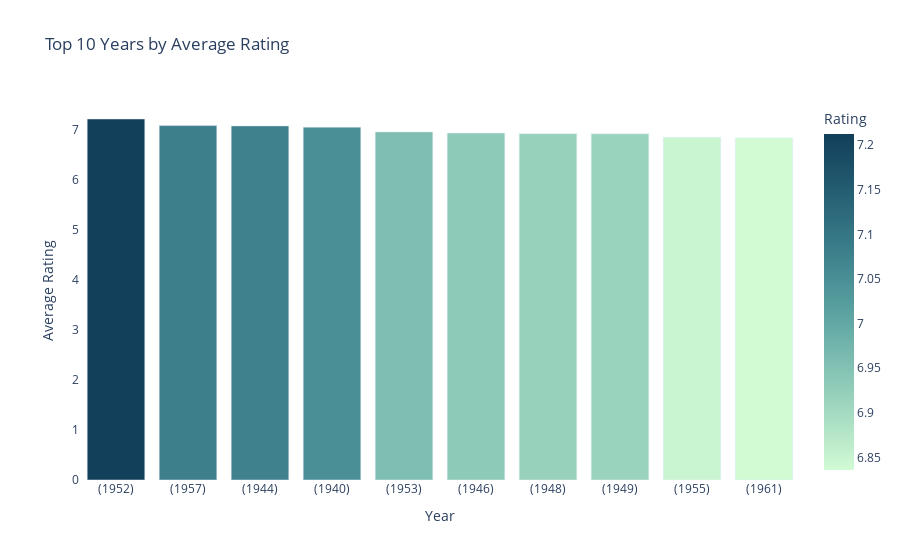

Here is the notebook cell this chart was saved with:
### Markdown cell above
## Bivariate Analysis

### Code cell
year_avg_rating = ds.groupby('Year')['Rating'].mean().reset_index()

top_5_years = year_avg_rating.nlargest(10, 'Rating')
fig = px.bar(top_5_years, x='Year', y='Rating', title='Top 10 Years by Average Rating', color = "Rating", color_continuous_scale = "darkmint")
fig.update_xaxes(type='category')  
fig.update_layout(xaxis_title='Year', yaxis_title='Average Rating', plot_bgcolor = 'white')
fig.show()

### Figure 1 — Plotly figure (JSON) as saved in the notebook; plotly's stock layout.template omitted (floating-point values rounded to 4 significant figures)
{"data": [{"alignmentgroup": "True", "hovertemplate": "Year=%{x}<br>Rating=%{marker.color}<extra></extra>", "legendgroup": "", "marker": {"color": [7.213, 7.081, 7.075, 7.05, 6.955, 6.933, 6.92, 6.915, 6.848, 6.836], "coloraxis": "coloraxis", "pattern": {"shape": ""}}, "name": "", "offsetgroup": "", "orientation": "v", "showlegend": false, "textposition": "auto", "type": "bar", "x": ["(1952)", "(1957)", "(1944)", "(1940)", "(1953)", "(1946)", "(1948)", "(1949)", "(1955)", "(1961)"], "xaxis": "x", "y": [7.213, 7.081, 7.075, 7.05, 6.955, 6.933, 6.92, 6.915, 6.848, 6.836], "yaxis": "y"}], "layout": {"barmode": "relative", "coloraxis": {"colorbar": {"title": {"text": "Rating"}}, "colorscale": [[0, "rgb(210, 251, 212)"], [0.1667, "rgb(165, 219, 194)"], [0.3333, "rgb(123, 188, 176)"], [0.5, "rgb(85, 156, 158)"], [0.6667, "rgb(58, 124, 137)"], [0.8333, "rgb(35, 93, 114)"], [1, "rgb(18, 63, 90)"]]}, "legend": {"tracegroupgap": 0}, "plot_bgcolor": "white", "title": {"text": "Top 10 Years by Average Rating"}, "xaxis": {"anchor": "y", "domain": [0, 1], "title": {"text": "Year"}, "type": "category"}, "yaxis": {"anchor": "x", "domain": [0, 1], "title": {"text": "Average Rating"}}}}
